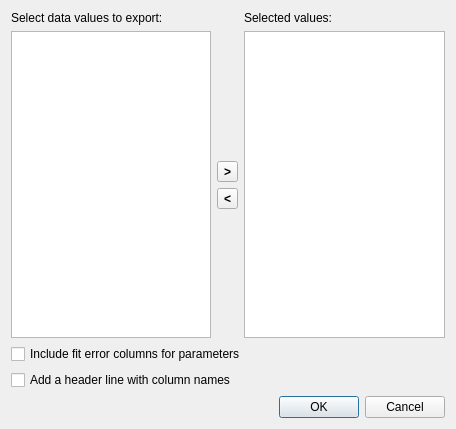
<?xml version="1.0" encoding="UTF-8"?>
<ui version="4.0">
 <class>Dialog</class>
 <widget class="QDialog" name="Dialog">
  <property name="geometry">
   <rect>
    <x>0</x>
    <y>0</y>
    <width>456</width>
    <height>429</height>
   </rect>
  </property>
  <property name="windowTitle">
   <string>Export parameter data</string>
  </property>
  <layout class="QGridLayout" name="gridLayout">
   <item row="0" column="3">
    <widget class="QLabel" name="label_2">
     <property name="text">
      <string>Selected values:</string>
     </property>
    </widget>
   </item>
   <item row="4" column="0" colspan="4">
    <widget class="QDialogButtonBox" name="buttonBox">
     <property name="orientation">
      <enum>Qt::Horizontal</enum>
     </property>
     <property name="standardButtons">
      <set>QDialogButtonBox::Cancel|QDialogButtonBox::Ok</set>
     </property>
    </widget>
   </item>
   <item row="1" column="2">
    <layout class="QVBoxLayout" name="verticalLayout">
     <item>
      <spacer name="verticalSpacer">
       <property name="orientation">
        <enum>Qt::Vertical</enum>
       </property>
       <property name="sizeHint" stdset="0">
        <size>
         <width>20</width>
         <height>40</height>
        </size>
       </property>
      </spacer>
     </item>
     <item>
      <widget class="QToolButton" name="addBtn">
       <property name="font">
        <font>
         <weight>75</weight>
         <bold>true</bold>
        </font>
       </property>
       <property name="text">
        <string>&gt;</string>
       </property>
      </widget>
     </item>
     <item>
      <widget class="QToolButton" name="removeBtn">
       <property name="font">
        <font>
         <weight>75</weight>
         <bold>true</bold>
        </font>
       </property>
       <property name="text">
        <string>&lt;</string>
       </property>
      </widget>
     </item>
     <item>
      <spacer name="verticalSpacer_2">
       <property name="orientation">
        <enum>Qt::Vertical</enum>
       </property>
       <property name="sizeHint" stdset="0">
        <size>
         <width>20</width>
         <height>40</height>
        </size>
       </property>
      </spacer>
     </item>
    </layout>
   </item>
   <item row="0" column="0">
    <widget class="QLabel" name="label">
     <property name="sizePolicy">
      <sizepolicy hsizetype="Fixed" vsizetype="Preferred">
       <horstretch>0</horstretch>
       <verstretch>0</verstretch>
      </sizepolicy>
     </property>
     <property name="text">
      <string>Select data values to export:</string>
     </property>
    </widget>
   </item>
   <item row="1" column="3">
    <widget class="QListWidget" name="selectList">
     <property name="dragDropMode">
      <enum>QAbstractItemView::InternalMove</enum>
     </property>
    </widget>
   </item>
   <item row="1" column="0" colspan="2">
    <widget class="DataValueListWidget" name="availList">
     <property name="dragEnabled">
      <bool>true</bool>
     </property>
    </widget>
   </item>
   <item row="3" column="0" colspan="4">
    <widget class="QCheckBox" name="headerBox">
     <property name="text">
      <string>Add a header line with column names</string>
     </property>
    </widget>
   </item>
   <item row="2" column="0" colspan="4">
    <widget class="QCheckBox" name="errorBox">
     <property name="text">
      <string>Include fit error columns for parameters</string>
     </property>
    </widget>
   </item>
  </layout>
 </widget>
 <customwidgets>
  <customwidget>
   <class>DataValueListWidget</class>
   <extends>QListWidget</extends>
   <header>ufit.gui.datawidgets</header>
  </customwidget>
 </customwidgets>
 <tabstops>
  <tabstop>availList</tabstop>
  <tabstop>addBtn</tabstop>
  <tabstop>removeBtn</tabstop>
  <tabstop>selectList</tabstop>
  <tabstop>errorBox</tabstop>
  <tabstop>headerBox</tabstop>
  <tabstop>buttonBox</tabstop>
 </tabstops>
 <resources/>
 <connections>
  <connection>
   <sender>buttonBox</sender>
   <signal>accepted()</signal>
   <receiver>Dialog</receiver>
   <slot>accept()</slot>
   <hints>
    <hint type="sourcelabel">
     <x>248</x>
     <y>254</y>
    </hint>
    <hint type="destinationlabel">
     <x>157</x>
     <y>274</y>
    </hint>
   </hints>
  </connection>
  <connection>
   <sender>buttonBox</sender>
   <signal>rejected()</signal>
   <receiver>Dialog</receiver>
   <slot>reject()</slot>
   <hints>
    <hint type="sourcelabel">
     <x>316</x>
     <y>260</y>
    </hint>
    <hint type="destinationlabel">
     <x>286</x>
     <y>274</y>
    </hint>
   </hints>
  </connection>
 </connections>
</ui>
